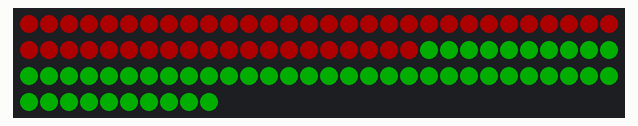
This program was run on a simulated CircuitPython board. Parts: 100 RGB LEDs in strip order, left to right, continuing on the next row. Dim RGB values are drawn brighter than linear.

Above: at 0.8 s.
At 38.81 s:
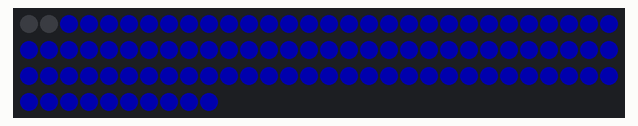

Measured:
- what the display in image 1 shows lasts 0.4 s, from 38.6 s to 39.0 s

The program:

practice08.py
```python
import time
import board
import neopixel

pixel_pin = board.D18
num_pixels = 100
ORDER = neopixel.GRB
sleepTime = 0

pixels = neopixel.NeoPixel(
    pixel_pin, num_pixels, brightness=0.2, auto_write=False, pixel_order=ORDER
)

pixels.fill((0, 0, 0))
pixels.show()

while True:
    for i in range(0,num_pixels,1):
        pixels[i] = (0, 255, 0)
        pixels.show()
        time.sleep(sleepTime)

    for i in range(0,num_pixels,1):
        pixels[i] = (255, 0, 0)
        pixels.show()
        time.sleep(sleepTime)

    for i in range(0,num_pixels,1):
        pixels[i] = (0, 0, 255)
        pixels.show()
        time.sleep(sleepTime)

    for i in range(0,num_pixels,1):
        pixels[i] = (0, 0, 0)
        pixels.show()
        time.sleep(sleepTime)
```
